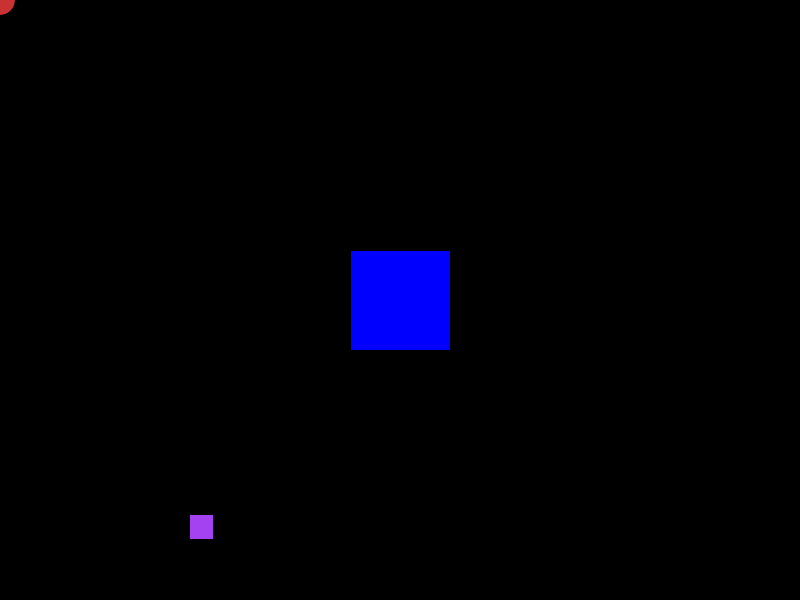
Frame 1 (no input)
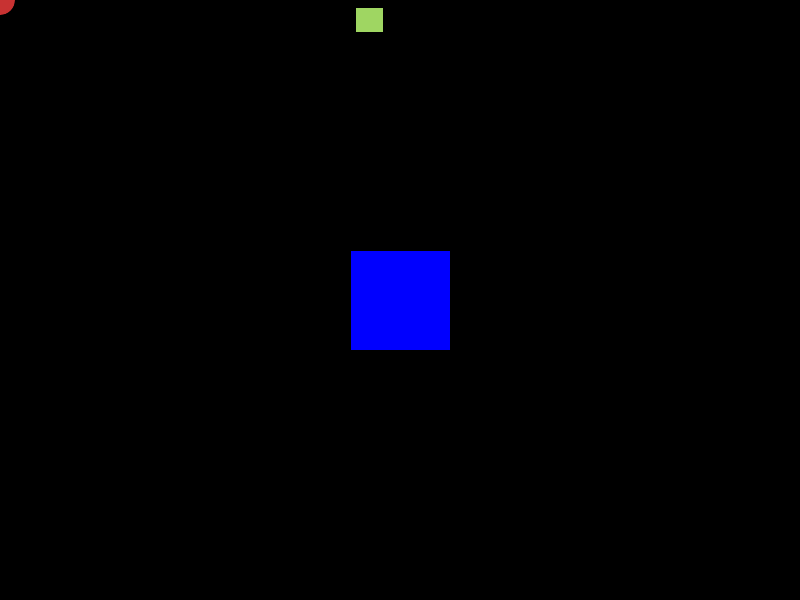
Frame 60 (the mouse pressed at the canvas centre just before this capture)
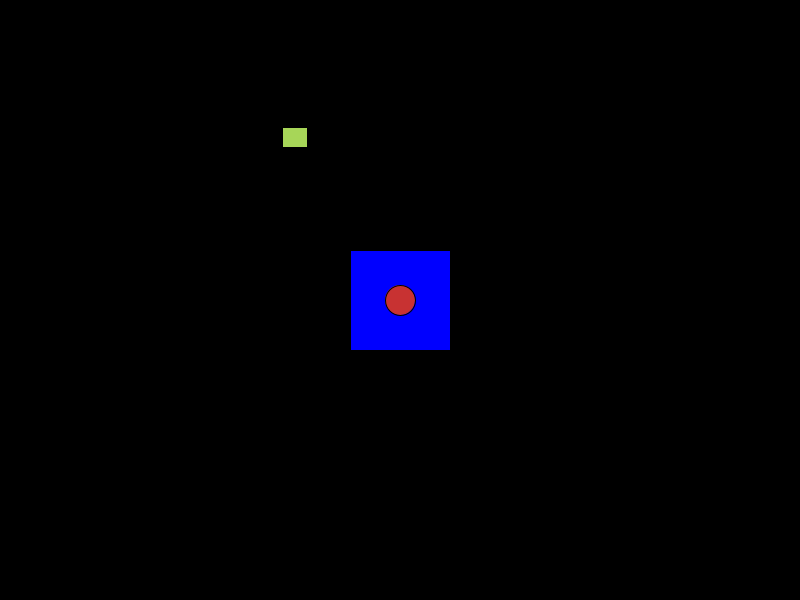
Frame 120 (the mouse held since frame 60 and released just before this capture)

The Processing sketch that drew these frames (run headless with seeded random() and noise(); from frame 60 on, the mouse is pressed at the canvas centre):

// Processing sketch: VoidFunctions
// ── VoidFunctions.pde
void setup () {
 size (800,600); //set size
 background (0); //set background
}

void draw () {
  background(0); //refresh background
  drawASquare(); //run  square function
  drawACircle(); //run circle function
  drawARect(); //run rect function
}

void drawASquare () {
  fill(0,0,255); //set color to blue
  float sdlnght; //dec side length variable
  sdlnght = 100; //set variable
  rect(width/2-sdlnght/2,height/2-sdlnght/2,sdlnght,sdlnght); //draw square at center
}

void drawACircle () {
  float r,g,b,diam; //float variables
  r = 200; //set red
  g = 50; //set green
  b = 50; //set blue
  diam = 30; //set diameter
  fill(r,g,b); //set color
  ellipse(mouseX,mouseY,diam,diam); //draw ellipse at mouse cursor
}

void drawARect () { 
  fill(random(255),random(255),random(255)); //set random color
  rect(random(width),random(height),random(20,30),random(20,30)); //draw rect at random coords
}
